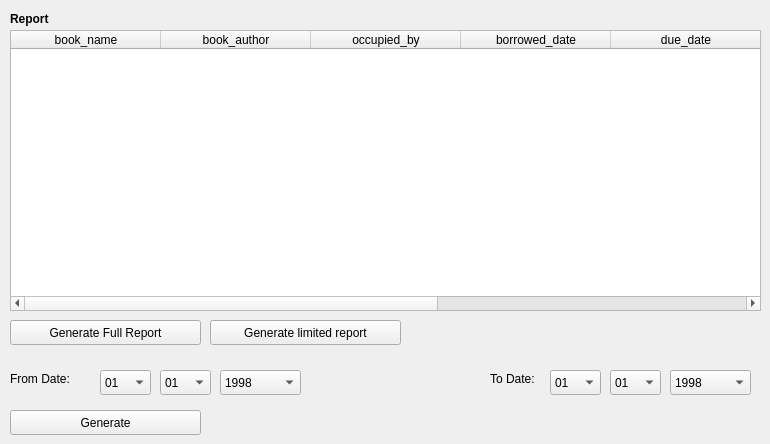
    <widget class="QWidget" name="tab_5">
     <property name="enabled">
      <bool>true</bool>
     </property>
     <attribute name="title">
      <string>Page</string>
     </attribute>
     <widget class="QLabel" name="label_40">
      <property name="enabled">
       <bool>true</bool>
      </property>
      <property name="geometry">
       <rect>
        <x>10</x>
        <y>10</y>
        <width>131</width>
        <height>17</height>
       </rect>
      </property>
      <property name="font">
       <font>
        <weight>75</weight>
        <bold>true</bold>
       </font>
      </property>
      <property name="text">
       <string>Report</string>
      </property>
     </widget>
     <widget class="QTableWidget" name="tableWidget_4">
      <property name="enabled">
       <bool>true</bool>
      </property>
      <property name="geometry">
       <rect>
        <x>10</x>
        <y>30</y>
        <width>751</width>
        <height>281</height>
       </rect>
      </property>
      <attribute name="horizontalHeaderDefaultSectionSize">
       <number>150</number>
      </attribute>
      <column>
       <property name="text">
        <string>book_name</string>
       </property>
      </column>
      <column>
       <property name="text">
        <string>book_author</string>
       </property>
      </column>
      <column>
       <property name="text">
        <string>occupied_by</string>
       </property>
      </column>
      <column>
       <property name="text">
        <string>borrowed_date</string>
       </property>
      </column>
      <column>
       <property name="text">
        <string>due_date</string>
       </property>
      </column>
      <column>
       <property name="text">
        <string>returned_date</string>
       </property>
      </column>
      <column>
       <property name="text">
        <string>fine</string>
       </property>
      </column>
     </widget>
     <widget class="QComboBox" name="comboBox_2">
      <property name="enabled">
       <bool>true</bool>
      </property>
      <property name="geometry">
       <rect>
        <x>100</x>
        <y>370</y>
        <width>51</width>
        <height>25</height>
       </rect>
      </property>
      <item>
       <property name="text">
        <string>01</string>
       </property>
      </item>
      <item>
       <property name="text">
        <string>02</string>
       </property>
      </item>
      <item>
       <property name="text">
        <string>03</string>
       </property>
      </item>
      <item>
       <property name="text">
        <string>04</string>
       </property>
      </item>
      <item>
       <property name="text">
        <string>05</string>
       </property>
      </item>
      <item>
       <property name="text">
        <string>06</string>
       </property>
      </item>
      <item>
       <property name="text">
        <string>07</string>
       </property>
      </item>
      <item>
       <property name="text">
        <string>08</string>
       </property>
      </item>
      <item>
       <property name="text">
        <string>09</string>
       </property>
      </item>
      <item>
       <property name="text">
        <string>10</string>
       </property>
      </item>
      <item>
       <property name="text">
        <string>11</string>
       </property>
      </item>
      <item>
       <property name="text">
        <string>12</string>
       </property>
      </item>
      <item>
       <property name="text">
        <string>13</string>
       </property>
      </item>
      <item>
       <property name="text">
        <string>14</string>
       </property>
      </item>
      <item>
       <property name="text">
        <string>15</string>
       </property>
      </item>
      <item>
       <property name="text">
        <string>16</string>
       </property>
      </item>
      <item>
       <property name="text">
        <string>17</string>
       </property>
      </item>
      <item>
       <property name="text">
        <string>18</string>
       </property>
      </item>
      <item>
       <property name="text">
        <string>19</string>
       </property>
      </item>
      <item>
       <property name="text">
        <string>20</string>
       </property>
      </item>
      <item>
       <property name="text">
        <string>21</string>
       </property>
      </item>
      <item>
       <property name="text">
        <string>22</string>
       </property>
      </item>
      <item>
       <property name="text">
        <string>23</string>
       </property>
      </item>
      <item>
       <property name="text">
        <string>24</string>
       </property>
      </item>
      <item>
       <property name="text">
        <string>25</string>
       </property>
      </item>
      <item>
       <property name="text">
        <string>26</string>
       </property>
      </item>
      <item>
       <property name="text">
        <string>27</string>
       </property>
      </item>
      <item>
       <property name="text">
        <string>28</string>
       </property>
      </item>
      <item>
       <property name="text">
        <string>29</string>
       </property>
      </item>
      <item>
       <property name="text">
        <string>30</string>
       </property>
      </item>
      <item>
       <property name="text">
        <string>31</string>
       </property>
      </item>
     </widget>
     <widget class="QComboBox" name="comboBox_3">
      <property name="enabled">
       <bool>true</bool>
      </property>
      <property name="geometry">
       <rect>
        <x>160</x>
        <y>370</y>
        <width>51</width>
        <height>25</height>
       </rect>
      </property>
      <item>
       <property name="text">
        <string>01</string>
       </property>
      </item>
      <item>
       <property name="text">
        <string>02</string>
       </property>
      </item>
      <item>
       <property name="text">
        <string>03</string>
       </property>
      </item>
      <item>
       <property name="text">
        <string>04</string>
       </property>
      </item>
      <item>
       <property name="text">
        <string>05</string>
       </property>
      </item>
      <item>
       <property name="text">
        <string>06</string>
       </property>
      </item>
      <item>
       <property name="text">
        <string>07</string>
       </property>
      </item>
      <item>
       <property name="text">
        <string>08</string>
       </property>
      </item>
      <item>
       <property name="text">
        <string>09</string>
       </property>
      </item>
      <item>
       <property name="text">
        <string>10</string>
       </property>
      </item>
      <item>
       <property name="text">
        <string>11</string>
       </property>
      </item>
      <item>
       <property name="text">
        <string>12</string>
       </property>
      </item>
     </widget>
     <widget class="QComboBox" name="comboBox_4">
      <property name="enabled">
       <bool>true</bool>
      </property>
      <property name="geometry">
       <rect>
        <x>220</x>
        <y>370</y>
        <width>81</width>
        <height>25</height>
       </rect>
      </property>
      <item>
       <property name="text">
        <string>1998</string>
       </property>
      </item>
      <item>
       <property name="text">
        <string>1999</string>
       </property>
      </item>
      <item>
       <property name="text">
        <string>2000</string>
       </property>
      </item>
      <item>
       <property name="text">
        <string>2001</string>
       </property>
      </item>
      <item>
       <property name="text">
        <string>2002</string>
       </property>
      </item>
      <item>
       <property name="text">
        <string>2003</string>
       </property>
      </item>
      <item>
       <property name="text">
        <string>2004</string>
       </property>
      </item>
      <item>
       <property name="text">
        <string>2005</string>
       </property>
      </item>
      <item>
       <property name="text">
        <string>2006</string>
       </property>
      </item>
      <item>
       <property name="text">
        <string>2007</string>
       </property>
      </item>
      <item>
       <property name="text">
        <string>2008</string>
       </property>
      </item>
      <item>
       <property name="text">
        <string>2009</string>
       </property>
      </item>
      <item>
       <property name="text">
        <string>2010</string>
       </property>
      </item>
      <item>
       <property name="text">
        <string>2011</string>
       </property>
      </item>
      <item>
       <property name="text">
        <string>2012</string>
       </property>
      </item>
      <item>
       <property name="text">
        <string>2013</string>
       </property>
      </item>
      <item>
       <property name="text">
        <string>2014</string>
       </property>
      </item>
      <item>
       <property name="text">
        <string>2015</string>
       </property>
      </item>
      <item>
       <property name="text">
        <string>2016</string>
       </property>
      </item>
      <item>
       <property name="text">
        <string>2017</string>
       </property>
      </item>
      <item>
       <property name="text">
        <string>2018</string>
       </property>
      </item>
      <item>
       <property name="text">
        <string>2019</string>
       </property>
      </item>
      <item>
       <property name="text">
        <string>2020</string>
       </property>
      </item>
      <item>
       <property name="text">
        <string>2021</string>
       </property>
      </item>
      <item>
       <property name="text">
        <string>2022</string>
       </property>
      </item>
      <item>
       <property name="text">
        <string>2023</string>
       </property>
      </item>
      <item>
       <property name="text">
        <string>2024</string>
       </property>
      </item>
      <item>
       <property name="text">
        <string>2025</string>
       </property>
      </item>
     </widget>
     <widget class="QComboBox" name="comboBox_5">
      <property name="enabled">
       <bool>true</bool>
      </property>
      <property name="geometry">
       <rect>
        <x>670</x>
        <y>370</y>
        <width>81</width>
        <height>25</height>
       </rect>
      </property>
      <item>
       <property name="text">
        <string>1998</string>
       </property>
      </item>
      <item>
       <property name="text">
        <string>1999</string>
       </property>
      </item>
      <item>
       <property name="text">
        <string>2000</string>
       </property>
      </item>
      <item>
       <property name="text">
        <string>2001</string>
       </property>
      </item>
      <item>
       <property name="text">
        <string>2002</string>
       </property>
      </item>
      <item>
       <property name="text">
        <string>2003</string>
       </property>
      </item>
      <item>
       <property name="text">
        <string>2004</string>
       </property>
      </item>
      <item>
       <property name="text">
        <string>2005</string>
       </property>
      </item>
      <item>
       <property name="text">
        <string>2006</string>
       </property>
      </item>
      <item>
       <property name="text">
        <string>2007</string>
       </property>
      </item>
      <item>
       <property name="text">
        <string>2008</string>
       </property>
      </item>
      <item>
       <property name="text">
        <string>2009</string>
       </property>
      </item>
      <item>
       <property name="text">
        <string>2010</string>
       </property>
      </item>
      <item>
       <property name="text">
        <string>2011</string>
       </property>
      </item>
      <item>
       <property name="text">
        <string>2012</string>
       </property>
      </item>
      <item>
       <property name="text">
        <string>2013</string>
       </property>
      </item>
      <item>
       <property name="text">
        <string>2014</string>
       </property>
      </item>
      <item>
       <property name="text">
        <string>2015</string>
       </property>
      </item>
      <item>
       <property name="text">
        <string>2016</string>
       </property>
      </item>
      <item>
       <property name="text">
        <string>2017</string>
       </property>
      </item>
      <item>
       <property name="text">
        <string>2018</string>
       </property>
      </item>
      <item>
       <property name="text">
        <string>2019</string>
       </property>
      </item>
      <item>
       <property name="text">
        <string>2020</string>
       </property>
      </item>
      <item>
       <property name="text">
        <string>2021</string>
       </property>
      </item>
      <item>
       <property name="text">
        <string>2022</string>
       </property>
      </item>
      <item>
       <property name="text">
        <string>2023</string>
       </property>
      </item>
      <item>
       <property name="text">
        <string>2024</string>
       </property>
      </item>
      <item>
       <property name="text">
        <string>2025</string>
       </property>
      </item>
     </widget>
     <widget class="QComboBox" name="comboBox_6">
      <property name="enabled">
       <bool>true</bool>
      </property>
      <property name="geometry">
       <rect>
        <x>610</x>
        <y>370</y>
        <width>51</width>
        <height>25</height>
       </rect>
      </property>
      <item>
       <property name="text">
        <string>01</string>
       </property>
      </item>
      <item>
       <property name="text">
        <string>02</string>
       </property>
      </item>
      <item>
       <property name="text">
        <string>03</string>
       </property>
      </item>
      <item>
       <property name="text">
        <string>04</string>
       </property>
      </item>
      <item>
       <property name="text">
        <string>05</string>
       </property>
      </item>
      <item>
       <property name="text">
        <string>06</string>
       </property>
      </item>
      <item>
       <property name="text">
        <string>07</string>
       </property>
      </item>
      <item>
       <property name="text">
        <string>08</string>
       </property>
      </item>
      <item>
       <property name="text">
        <string>09</string>
       </property>
      </item>
      <item>
       <property name="text">
        <string>10</string>
       </property>
      </item>
      <item>
       <property name="text">
        <string>11</string>
       </property>
      </item>
      <item>
       <property name="text">
        <string>12</string>
       </property>
      </item>
     </widget>
     <widget class="QComboBox" name="comboBox_7">
      <property name="enabled">
       <bool>true</bool>
      </property>
      <property name="geometry">
       <rect>
        <x>550</x>
        <y>370</y>
        <width>51</width>
        <height>25</height>
       </rect>
      </property>
      <item>
       <property name="text">
        <string>01</string>
       </property>
      </item>
      <item>
       <property name="text">
        <string>02</string>
       </property>
      </item>
      <item>
       <property name="text">
        <string>03</string>
       </property>
      </item>
      <item>
       <property name="text">
        <string>04</string>
       </property>
      </item>
      <item>
       <property name="text">
        <string>05</string>
       </property>
      </item>
      <item>
       <property name="text">
        <string>06</string>
       </property>
      </item>
      <item>
       <property name="text">
        <string>07</string>
       </property>
      </item>
      <item>
       <property name="text">
        <string>08</string>
       </property>
      </item>
      <item>
       <property name="text">
        <string>09</string>
       </property>
      </item>
      <item>
       <property name="text">
        <string>10</string>
       </property>
      </item>
      <item>
       <property name="text">
        <string>11</string>
       </property>
      </item>
      <item>
       <property name="text">
        <string>12</string>
       </property>
      </item>
      <item>
       <property name="text">
        <string>13</string>
       </property>
      </item>
      <item>
       <property name="text">
        <string>14</string>
       </property>
      </item>
      <item>
       <property name="text">
        <string>15</string>
       </property>
      </item>
      <item>
       <property name="text">
        <string>16</string>
       </property>
      </item>
      <item>
       <property name="text">
        <string>17</string>
       </property>
      </item>
      <item>
       <property name="text">
        <string>18</string>
       </property>
      </item>
      <item>
       <property name="text">
        <string>19</string>
       </property>
      </item>
      <item>
       <property name="text">
        <string>20</string>
       </property>
      </item>
      <item>
       <property name="text">
        <string>21</string>
       </property>
      </item>
      <item>
       <property name="text">
        <string>22</string>
       </property>
      </item>
      <item>
       <property name="text">
        <string>23</string>
       </property>
      </item>
      <item>
       <property name="text">
        <string>24</string>
       </property>
      </item>
      <item>
       <property name="text">
        <string>25</string>
       </property>
      </item>
      <item>
       <property name="text">
        <string>26</string>
       </property>
      </item>
      <item>
       <property name="text">
        <string>27</string>
       </property>
      </item>
      <item>
       <property name="text">
        <string>28</string>
       </property>
      </item>
      <item>
       <property name="text">
        <string>29</string>
       </property>
      </item>
      <item>
       <property name="text">
        <string>30</string>
       </property>
      </item>
      <item>
       <property name="text">
        <string>31</string>
       </property>
      </item>
     </widget>
     <widget class="QLabel" name="label_45">
      <property name="geometry">
       <rect>
        <x>10</x>
        <y>370</y>
        <width>81</width>
        <height>17</height>
       </rect>
      </property>
      <property name="text">
       <string>From Date:</string>
      </property>
     </widget>
     <widget class="QLabel" name="label_46">
      <property name="geometry">
       <rect>
        <x>490</x>
        <y>370</y>
        <width>61</width>
        <height>17</height>
       </rect>
      </property>
      <property name="text">
       <string>To Date:</string>
      </property>
     </widget>
     <widget class="QPushButton" name="pushButton_12">
      <property name="geometry">
       <rect>
        <x>10</x>
        <y>320</y>
        <width>191</width>
        <height>25</height>
       </rect>
      </property>
      <property name="text">
       <string>Generate Full Report</string>
      </property>
     </widget>
     <widget class="QPushButton" name="pushButton_18">
      <property name="geometry">
       <rect>
        <x>210</x>
        <y>320</y>
        <width>191</width>
        <height>25</height>
       </rect>
      </property>
      <property name="text">
       <string>Generate limited report</string>
      </property>
     </widget>
     <widget class="QPushButton" name="pushButton_21">
      <property name="enabled">
       <bool>true</bool>
      </property>
      <property name="geometry">
       <rect>
        <x>10</x>
        <y>410</y>
        <width>191</width>
        <height>25</height>
       </rect>
      </property>
      <property name="text">
       <string>Generate</string>
      </property>
     </widget>
    </widget>
